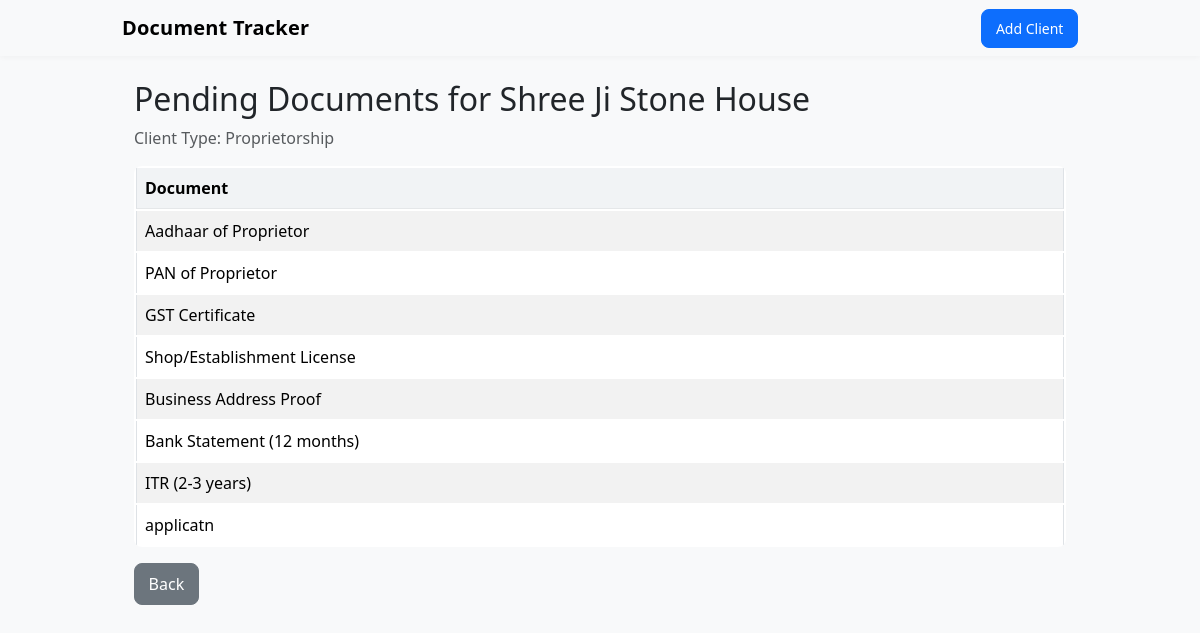
The page /client/1/pending on the database its author committed.
### app.py (models this page shows)
class Client(db.Model):
    id = db.Column(db.Integer, primary_key=True)
    name = db.Column(db.String(200), nullable=False)
    client_type = db.Column(db.String(50), nullable=False)
    documents = db.relationship('ClientDocument', backref='client', cascade='all, delete-orphan')

class ClientDocument(db.Model):
    id = db.Column(db.Integer, primary_key=True)
    client_id = db.Column(db.Integer, db.ForeignKey('client.id'), nullable=False)
    document_id = db.Column(db.Integer, db.ForeignKey('document.id'), nullable=False)
    received = db.Column(db.Boolean, default=False)
    document = db.relationship('Document')

class Document(db.Model):
    id = db.Column(db.Integer, primary_key=True)
    client_type = db.Column(db.String(50), nullable=False)
    name = db.Column(db.String(300), nullable=False)

### app.py (the view)
@app.route('/client/<int:client_id>/pending')
def client_pending(client_id):
    client = Client.query.get_or_404(client_id)
    pending = [cd for cd in client.documents if not cd.received]
    return render_template('pending.html', client=client, pending=pending)

### templates/pending.html
{% extends 'base.html' %}
{% block content %}
<div class="container mt-4">
    <h2>Pending Documents for {{ client.name }}</h2>
    <p class="text-muted">Client Type: {{ client.client_type }}</p>
    {% if pending %}
        <table class="table table-bordered table-striped">
            <thead>
                <tr>
                    <th>Document</th>
                </tr>
            </thead>
            <tbody>
                {% for cd in pending %}
                <tr>
                    <td>{{ cd.document.name }}</td>
                </tr>
                {% endfor %}
            </tbody>
        </table>
    {% else %}
        <div class="alert alert-success">
            All documents have been received.
        </div>
    {% endif %}
    <a href="{{ url_for('client_detail', client_id=client.id) }}" class="btn btn-secondary">Back</a>
</div>
{% endblock %}

### static/style.css (style rules this page uses)
body { padding-bottom: 40px; background-color: #f8f9fa; font-family: system-ui, -apple-system, "Segoe UI", Roboto, "Helvetica Neue", Arial; color: #212529; }
.container { max-width: 980px; }
.btn { border-radius: 8px; padding: 0.5rem 0.85rem; }
.table { background: #ffffff; border-radius: 8px; overflow: hidden; border-collapse: separate; }
.table thead th { background: #f1f3f5; border-bottom: 1px solid rgba(0,0,0,0.05); font-weight: 600; }
.table-striped tbody tr:nth-of-type(odd) { background-color: #fbfbfc; }

### rows shown on the page
Client: name "Shree Ji Stone House", client_type "Proprietorship"
ClientDocument: document.name "Aadhaar of Proprietor"
ClientDocument: document.name "PAN of Proprietor"
ClientDocument: document.name "GST Certificate"
ClientDocument: document.name "Shop/Establishment License"
ClientDocument: document.name "Business Address Proof"
ClientDocument: document.name "Bank Statement (12 months)"
ClientDocument: document.name "ITR (2-3 years)"
ClientDocument: document.name "applicatn"
